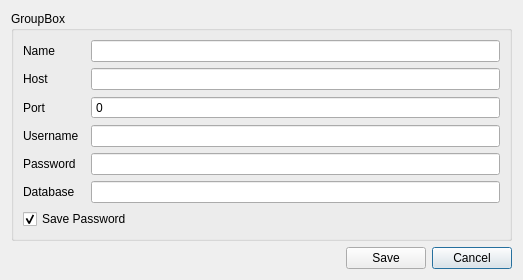
<?xml version="1.0" encoding="UTF-8"?>
<ui version="4.0">
 <class>DlgEditPostgisConnection</class>
 <widget class="QDialog" name="DlgEditPostgisConnection">
  <property name="geometry">
   <rect>
    <x>0</x>
    <y>0</y>
    <width>523</width>
    <height>253</height>
   </rect>
  </property>
  <property name="windowTitle">
   <string>Dialog</string>
  </property>
  <layout class="QGridLayout" name="gridLayout">
   <item row="1" column="2">
    <widget class="QPushButton" name="btnCancel">
     <property name="text">
      <string>Cancel</string>
     </property>
    </widget>
   </item>
   <item row="1" column="1">
    <widget class="QPushButton" name="btnSave">
     <property name="text">
      <string>Save</string>
     </property>
    </widget>
   </item>
   <item row="1" column="0">
    <spacer name="horizontalSpacer">
     <property name="orientation">
      <enum>Qt::Horizontal</enum>
     </property>
     <property name="sizeHint" stdset="0">
      <size>
       <width>40</width>
       <height>20</height>
      </size>
     </property>
    </spacer>
   </item>
   <item row="0" column="0" colspan="3">
    <widget class="QGroupBox" name="Connection">
     <property name="title">
      <string>GroupBox</string>
     </property>
     <layout class="QGridLayout" name="gridLayout_2">
      <item row="0" column="2">
       <widget class="QLineEdit" name="txtpgName"/>
      </item>
      <item row="1" column="0">
       <widget class="QLabel" name="lblpgHost">
        <property name="text">
         <string>Host</string>
        </property>
       </widget>
      </item>
      <item row="3" column="0">
       <widget class="QLabel" name="lblpgUsername">
        <property name="text">
         <string>Username</string>
        </property>
       </widget>
      </item>
      <item row="3" column="2">
       <widget class="QLineEdit" name="txtpgUsername"/>
      </item>
      <item row="2" column="0">
       <widget class="QLabel" name="lblpgPort">
        <property name="text">
         <string>Port</string>
        </property>
       </widget>
      </item>
      <item row="1" column="2">
       <widget class="QLineEdit" name="txtpgHost"/>
      </item>
      <item row="5" column="0">
       <widget class="QLabel" name="lblpgDatabase">
        <property name="text">
         <string>Database</string>
        </property>
       </widget>
      </item>
      <item row="4" column="0">
       <widget class="QLabel" name="lblpgPassword">
        <property name="text">
         <string>Password</string>
        </property>
       </widget>
      </item>
      <item row="0" column="0">
       <widget class="QLabel" name="lblpgName">
        <property name="text">
         <string>Name</string>
        </property>
       </widget>
      </item>
      <item row="4" column="2">
       <widget class="QLineEdit" name="txtpgPassword">
        <property name="echoMode">
         <enum>QLineEdit::Password</enum>
        </property>
       </widget>
      </item>
      <item row="6" column="0" colspan="3">
       <widget class="QCheckBox" name="chkpgStorePassword">
        <property name="text">
         <string>Save Password</string>
        </property>
        <property name="checked">
         <bool>true</bool>
        </property>
       </widget>
      </item>
      <item row="2" column="2">
       <widget class="QSpinBox" name="spinpgPort">
        <property name="buttonSymbols">
         <enum>QAbstractSpinBox::NoButtons</enum>
        </property>
        <property name="minimum">
         <number>0</number>
        </property>
        <property name="maximum">
         <number>65535</number>
        </property>
       </widget>
      </item>
      <item row="5" column="2">
       <widget class="QLineEdit" name="txtpgDatabase"/>
      </item>
     </layout>
    </widget>
   </item>
  </layout>
 </widget>
 <tabstops>
  <tabstop>txtpgName</tabstop>
  <tabstop>txtpgHost</tabstop>
  <tabstop>spinpgPort</tabstop>
  <tabstop>txtpgUsername</tabstop>
  <tabstop>txtpgPassword</tabstop>
  <tabstop>chkpgStorePassword</tabstop>
  <tabstop>btnSave</tabstop>
  <tabstop>btnCancel</tabstop>
 </tabstops>
 <resources/>
 <connections>
  <connection>
   <sender>btnCancel</sender>
   <signal>clicked()</signal>
   <receiver>DlgEditPostgisConnection</receiver>
   <slot>reject()</slot>
   <hints>
    <hint type="sourcelabel">
     <x>476</x>
     <y>296</y>
    </hint>
    <hint type="destinationlabel">
     <x>261</x>
     <y>158</y>
    </hint>
   </hints>
  </connection>
  <connection>
   <sender>btnSave</sender>
   <signal>clicked()</signal>
   <receiver>DlgEditPostgisConnection</receiver>
   <slot>accept()</slot>
   <hints>
    <hint type="sourcelabel">
     <x>395</x>
     <y>232</y>
    </hint>
    <hint type="destinationlabel">
     <x>261</x>
     <y>126</y>
    </hint>
   </hints>
  </connection>
 </connections>
</ui>
